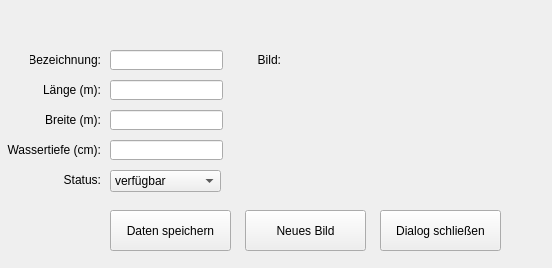
<?xml version="1.0" encoding="UTF-8"?>
<ui version="4.0">
 <class>frmLiegeplatzerfasssung</class>
 <widget class="QWidget" name="frmLiegeplatzerfasssung">
  <property name="geometry">
   <rect>
    <x>0</x>
    <y>0</y>
    <width>552</width>
    <height>268</height>
   </rect>
  </property>
  <property name="windowTitle">
   <string>Liegeplatzdaten</string>
  </property>
  <property name="windowIcon">
   <iconset>
    <normalon>C:/__Temp__/Bild1.png</normalon>
   </iconset>
  </property>
  <widget class="QLineEdit" name="txtBezeichnung">
   <property name="geometry">
    <rect>
     <x>110</x>
     <y>50</y>
     <width>113</width>
     <height>20</height>
    </rect>
   </property>
   <property name="styleSheet">
    <string notr="true">color: rgb(170, 85, 0);</string>
   </property>
   <property name="alignment">
    <set>Qt::AlignCenter</set>
   </property>
  </widget>
  <widget class="QLabel" name="lblBezeicnung">
   <property name="geometry">
    <rect>
     <x>30</x>
     <y>50</y>
     <width>71</width>
     <height>20</height>
    </rect>
   </property>
   <property name="text">
    <string>Bezeichnung:</string>
   </property>
   <property name="alignment">
    <set>Qt::AlignRight|Qt::AlignTrailing|Qt::AlignVCenter</set>
   </property>
  </widget>
  <widget class="QLineEdit" name="txtLaenge">
   <property name="geometry">
    <rect>
     <x>110</x>
     <y>80</y>
     <width>113</width>
     <height>20</height>
    </rect>
   </property>
  </widget>
  <widget class="QLabel" name="lblLaenge">
   <property name="geometry">
    <rect>
     <x>30</x>
     <y>80</y>
     <width>71</width>
     <height>20</height>
    </rect>
   </property>
   <property name="text">
    <string>Länge (m):</string>
   </property>
   <property name="alignment">
    <set>Qt::AlignRight|Qt::AlignTrailing|Qt::AlignVCenter</set>
   </property>
  </widget>
  <widget class="QLineEdit" name="txtBreite">
   <property name="geometry">
    <rect>
     <x>110</x>
     <y>110</y>
     <width>113</width>
     <height>20</height>
    </rect>
   </property>
  </widget>
  <widget class="QLabel" name="lblBreite">
   <property name="geometry">
    <rect>
     <x>30</x>
     <y>110</y>
     <width>71</width>
     <height>20</height>
    </rect>
   </property>
   <property name="text">
    <string>Breite (m):</string>
   </property>
   <property name="alignment">
    <set>Qt::AlignRight|Qt::AlignTrailing|Qt::AlignVCenter</set>
   </property>
  </widget>
  <widget class="QLineEdit" name="txtWassertiefe">
   <property name="geometry">
    <rect>
     <x>110</x>
     <y>140</y>
     <width>113</width>
     <height>20</height>
    </rect>
   </property>
  </widget>
  <widget class="QLabel" name="lblWasserteife">
   <property name="geometry">
    <rect>
     <x>0</x>
     <y>140</y>
     <width>101</width>
     <height>20</height>
    </rect>
   </property>
   <property name="text">
    <string>Wassertiefe (cm):</string>
   </property>
   <property name="alignment">
    <set>Qt::AlignRight|Qt::AlignTrailing|Qt::AlignVCenter</set>
   </property>
  </widget>
  <widget class="QLabel" name="lblBild">
   <property name="geometry">
    <rect>
     <x>240</x>
     <y>50</y>
     <width>41</width>
     <height>20</height>
    </rect>
   </property>
   <property name="text">
    <string>Bild:</string>
   </property>
   <property name="alignment">
    <set>Qt::AlignRight|Qt::AlignTrailing|Qt::AlignVCenter</set>
   </property>
  </widget>
  <widget class="QPushButton" name="btnSave">
   <property name="geometry">
    <rect>
     <x>110</x>
     <y>210</y>
     <width>121</width>
     <height>41</height>
    </rect>
   </property>
   <property name="styleSheet">
    <string notr="true"/>
   </property>
   <property name="text">
    <string>Daten speichern</string>
   </property>
  </widget>
  <widget class="QPushButton" name="btnNew">
   <property name="geometry">
    <rect>
     <x>245</x>
     <y>210</y>
     <width>121</width>
     <height>41</height>
    </rect>
   </property>
   <property name="text">
    <string>Neues Bild</string>
   </property>
  </widget>
  <widget class="QPushButton" name="btnClose">
   <property name="geometry">
    <rect>
     <x>380</x>
     <y>210</y>
     <width>121</width>
     <height>41</height>
    </rect>
   </property>
   <property name="text">
    <string>Dialog schließen</string>
   </property>
  </widget>
  <widget class="QLabel" name="label">
   <property name="geometry">
    <rect>
     <x>290</x>
     <y>50</y>
     <width>211</width>
     <height>141</height>
    </rect>
   </property>
   <property name="styleSheet">
    <string notr="true"/>
   </property>
   <property name="text">
    <string/>
   </property>
   <property name="pixmap">
    <pixmap>../../Bilder/Liegeplatz.jpg</pixmap>
   </property>
   <property name="scaledContents">
    <bool>true</bool>
   </property>
  </widget>
  <widget class="QComboBox" name="cbStatus">
   <property name="geometry">
    <rect>
     <x>110</x>
     <y>170</y>
     <width>111</width>
     <height>22</height>
    </rect>
   </property>
   <property name="layoutDirection">
    <enum>Qt::LeftToRight</enum>
   </property>
   <item>
    <property name="text">
     <string>verfügbar</string>
    </property>
   </item>
   <item>
    <property name="text">
     <string>vermietet</string>
    </property>
   </item>
   <item>
    <property name="text">
     <string>belegt</string>
    </property>
   </item>
   <item>
    <property name="text">
     <string>gesperrt</string>
    </property>
   </item>
  </widget>
  <widget class="QLabel" name="lblStatus">
   <property name="geometry">
    <rect>
     <x>0</x>
     <y>170</y>
     <width>101</width>
     <height>20</height>
    </rect>
   </property>
   <property name="text">
    <string>Status:</string>
   </property>
   <property name="alignment">
    <set>Qt::AlignRight|Qt::AlignTrailing|Qt::AlignVCenter</set>
   </property>
  </widget>
 </widget>
 <resources>
  <include location="../../Bilder/boot.qrc"/>
  <include location="boot.qrc"/>
  <include location="../../Bilder/icon.qrc"/>
 </resources>
 <connections>
  <connection>
   <sender>btnSave</sender>
   <signal>clicked()</signal>
   <receiver>btnSave</receiver>
   <slot>click()</slot>
   <hints>
    <hint type="sourcelabel">
     <x>165</x>
     <y>216</y>
    </hint>
    <hint type="destinationlabel">
     <x>166</x>
     <y>215</y>
    </hint>
   </hints>
  </connection>
  <connection>
   <sender>btnNew</sender>
   <signal>clicked()</signal>
   <receiver>btnNew</receiver>
   <slot>click()</slot>
   <hints>
    <hint type="sourcelabel">
     <x>278</x>
     <y>212</y>
    </hint>
    <hint type="destinationlabel">
     <x>278</x>
     <y>212</y>
    </hint>
   </hints>
  </connection>
  <connection>
   <sender>btnClose</sender>
   <signal>clicked()</signal>
   <receiver>btnClose</receiver>
   <slot>click()</slot>
   <hints>
    <hint type="sourcelabel">
     <x>431</x>
     <y>212</y>
    </hint>
    <hint type="destinationlabel">
     <x>431</x>
     <y>212</y>
    </hint>
   </hints>
  </connection>
 </connections>
</ui>
